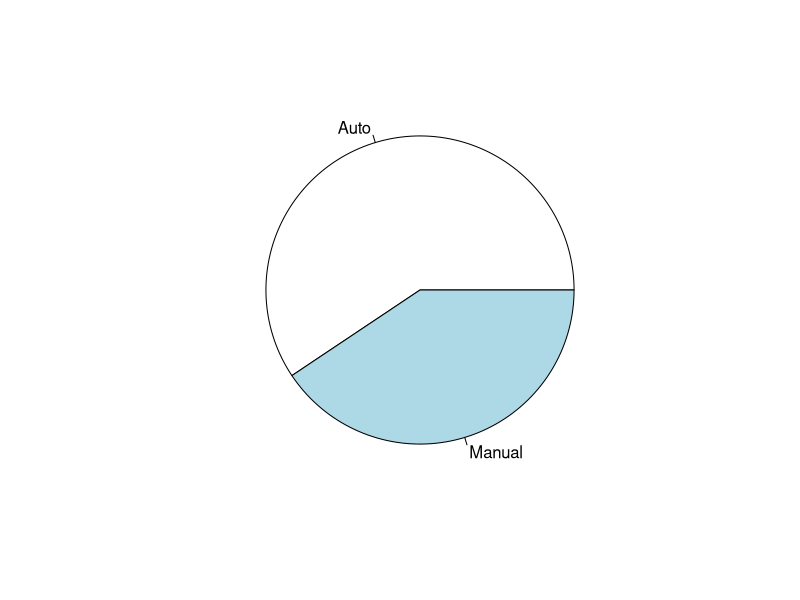
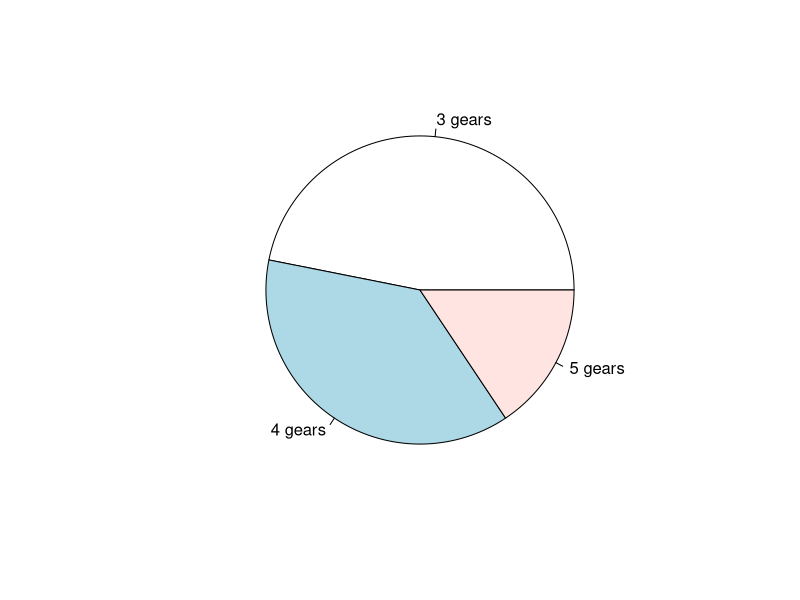
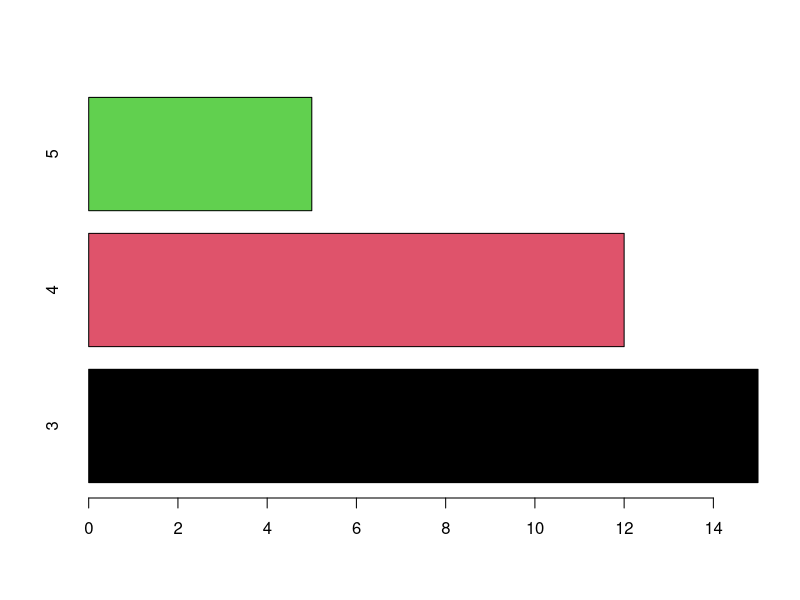

The R source for these figures, in order: (Note: this script raises an error after producing the figures.)
#Analysing mtcars dataset using dplyr

#Understanding the data set-------
library(dplyr)
str(mtcars)
?mtcars
class(mtcars)
print(mtcars)
factor(mtcars$cyl)
factor(mtcars$vs)
factor(mtcars$am)
factor(mtcars$gear)
summary(mtcars)

#Class discussion----
table(mtcars$am)
t1 = table(mtcars$am)
?pie
pie(t1, labels = c('Auto', 'Manual'))
(t2 = table(mtcars$gear, dnn=c('no_gears')))
class(t2)
?table
methods(class = 'table')
pie(t2, labels = c('3 gears', '4 gears', '5 gears'))
?barplot
barplot(t2, col=1:3, horiz=T)
mtcars %>% select(mpg, gear)
mtcars %>% select(mpg, gear) %>% slice(c(1:5, 20))
mtcars %>% slice(sample(10))
mtcars %>% arrange(mpg)
mtcars %>% arrange(am, desc(mpg))
mtcars %>% mutate(rn = rownames(mtcars)) %>% select(rn, mpg)
mtcars %>% 

#Doing stuff from the cheatsheet---
#From summarise 
mtcars %>% group_by(vs) %>% summarise(number = n())
mtcars %>% summarise(avg = mean(mpg), quant2 = median(mpg), number= n(), unique=n_distinct(mpg), missing=sum(is.na(mpg)), first = first(mpg), last = last(mpg), twentieth=nth(mpg, 20), qua = quantile(1, mpg))#, minimum = min(mpg), maximum = max(mpg), inter-quant = IQR(mpg), mad = mad(mpg), std_dev = std(mpg), vari = var(mpg))

